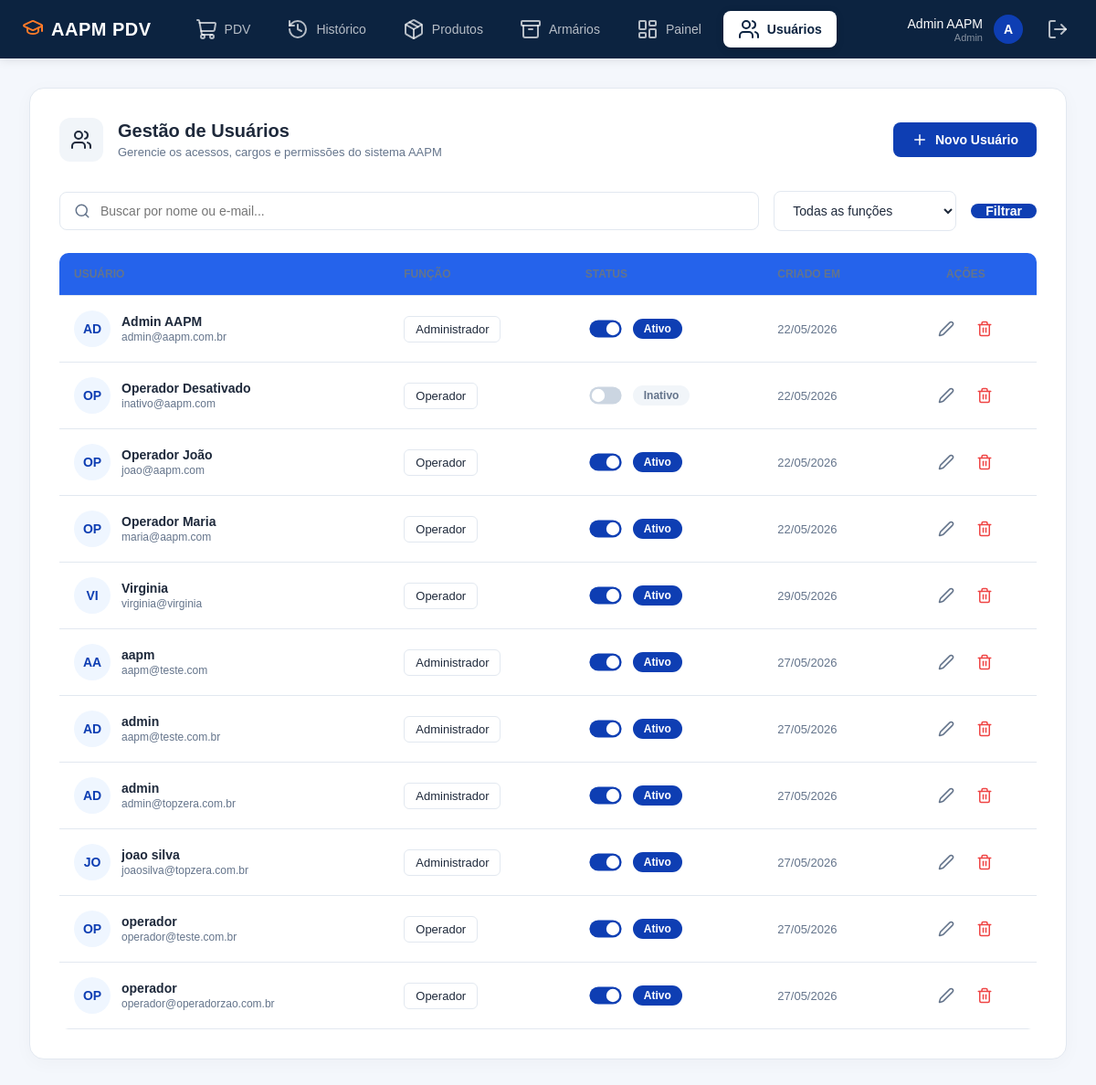
The app's page /usuarios/ (signed in), older data.
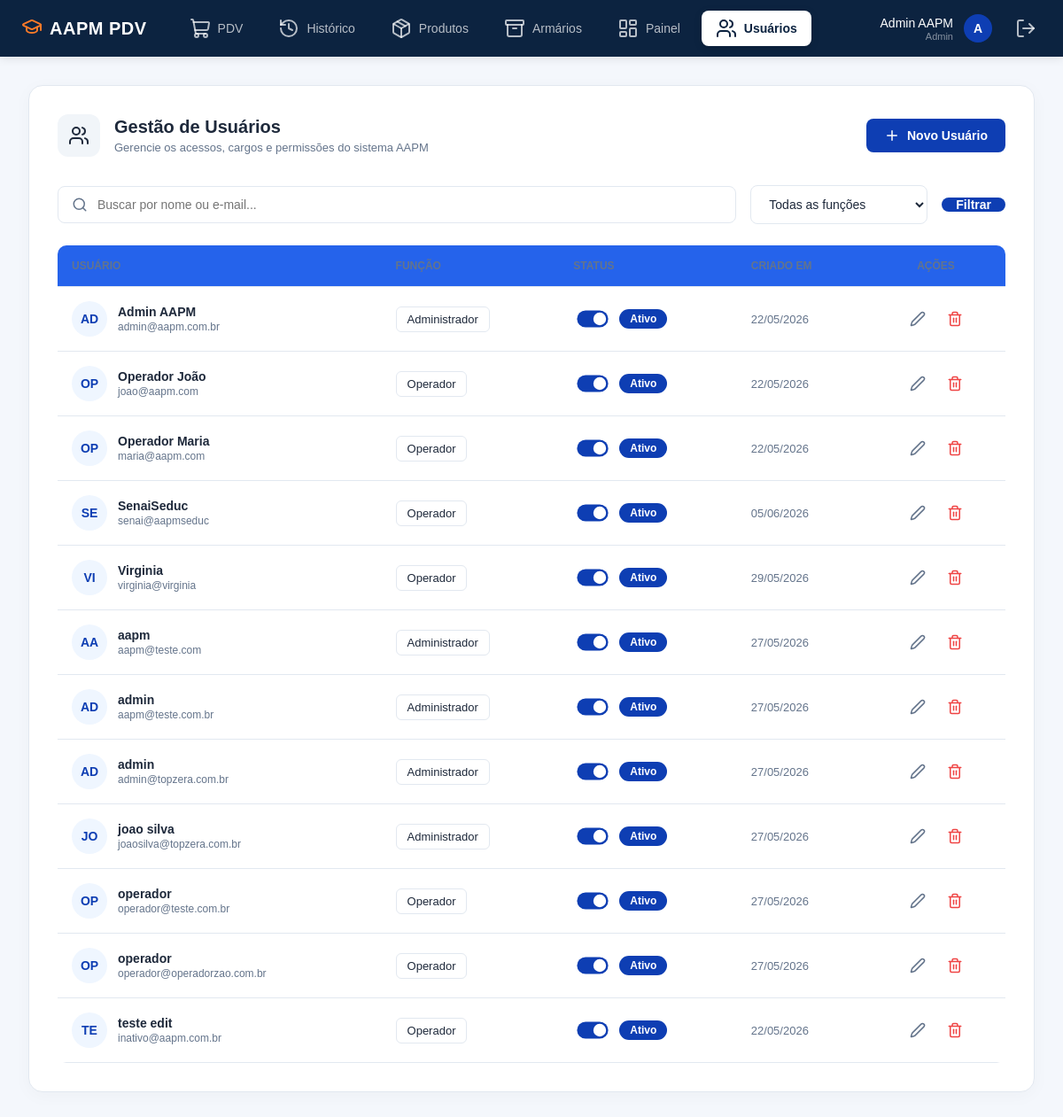
The same page, newer data.
### app/models/usuarios.py (models this page shows)
class Usuario(Base):
    __tablename__ = "usuarios"
    id = Column(Integer, primary_key=True, autoincrement=True)
    nome = Column(String(100), nullable=False)
    email = Column(String(150), unique=True, nullable=False)
    senha_hash = Column(String(255), nullable=False)
    role = Column(String(20), nullable=False, default="operador")
    ativo = Column(Boolean, default=True)
    criado_em = Column(DateTime, server_default=func.now())

### app/controllers/usuario_controller.py (the view)
@router.get("/", response_class=HTMLResponse)
def listar_usuarios(
    request: Request,
    busca: str = "",
    role: str = "",
    db: Session = Depends(get_db),
    admin = Depends(get_admin)  # bloqueia quem não é admin
):
    query = db.query(Usuario)
    if busca:
        query = query.filter(
            or_(
                Usuario.nome.ilike(f"%{busca}%"),
                Usuario.email.ilike(f"%{busca}%")
            )
        )
    if role:
        query = query.filter(Usuario.role == role)
    usuarios = query.order_by(Usuario.nome).all()
    return templates.TemplateResponse(
        request,
        "usuarios/index.html",
        {
            "request": request,
            "usuario": admin,   # dados de quem está logado (para navbar)
            "usuarios": usuarios,  # lista para exibir na tabela
            "busca": busca,
            "role_filter": role
        }
    )

### app/templates/usuarios/index.html (shortened to what this page needs)
{% extends "base.html" %}
{% block styles %}
<link rel="stylesheet" href="/static/css/usuarios.css">
{% endblock %}
{% block content %}
<div class="page-wrapper">
    <div class="content-card">
        <div class="page-header">
            <div class="header-info">
                <div class="header-icon">
                    <i data-lucide="users"></i>
                </div>
                <div class="title-area">
                    <h2>Gestão de Usuários</h2>
                    <p>Gerencie os acessos, cargos e permissões do sistema AAPM</p>
                </div>
            </div>
            <a href="/usuarios/novo" class="btn-primary">
                <i data-lucide="plus" style="width: 18px; height: 18px;"></i>
                Novo Usuário
            </a>
        </div>
        <form method="get" action="/usuarios" class="filters-bar" id="filterForm">
            <div class="search-input-wrapper">
                <i data-lucide="search"></i>
                <input type="text" name="busca" placeholder="Buscar por nome ou e-mail..." value="{{ busca }}" oninput="debounceSubmit()">
            </div>
            <select name="role" class="filter-select" onchange="document.getElementById('filterForm').submit()">
                <option value="">Todas as funções</option>
            </select>
            <button type="submit" class="btn-primary" style="border:none; padding: 0 16px;">
                Filtrar
            </button>
        </form>
        <table class="data-table">
            <thead>
                <tr>
                    <th>Usuário</th>
                    <th>Função</th>
                    <th>Status</th>
                    <th>Criado Em</th>
                    <th style="text-align: center;">Ações</th>
                </tr>
            </thead>
            <tbody>
                {% for u in usuarios %}
                <tr>
                    <td>
                        <div class="user-cell">
                            <div class="user-avatar-small">
                                {{ u.nome[:2]|upper }}
                            </div>
                            <div class="user-details">
                                <a href="/usuarios/{{ u.id }}/editar" style="text-decoration:none; color:inherit;">
                                    <strong>{{ u.nome }}</strong>
                                </a>
                                <span>{{ u.email }}</span>
                            </div>
                        </div>
                    </td>
                    <td>
                        <span class="role-select">
                            {{ "Administrador" if u.role == 'admin' else "Operador" }}
                        </span>
                    </td>
                    <td>
                        <form action="/usuarios/{{ u.id }}/toggle-ativo" method="post" style="margin: 0;">
                            <div class="status-badge">
                                <label class="switch" style="transform: scale(0.8); margin: 0;">
                                    <span class="slider"></span>
                                </label>
                                {% if u.ativo %}
                                    <span class="status-text ativo">Ativo</span>
                                {% else %}
                                    <span class="status-text inativo">Inativo</span>
                                {% endif %}
                            </div>
                        </form>
                    </td>
                    <td>
                        <span class="date-text">
                            {{ u.criado_em.strftime('%d/%m/%Y') if u.criado_em else '—' }}
                        </span>
                    </td>
                    <td style="text-align: center;">
                        <div style="display: flex; justify-content: center; gap: 8px;">
                            <a href="/usuarios/{{ u.id }}/editar" class="action-btn" title="Editar">
                                <i data-lucide="edit-2" style="width: 18px; height: 18px; color: var(--text-muted);"></i>
                            </a>
                            <form id="form-excluir-{{ u.id }}" action="/usuarios/{{ u.id }}/excluir" method="post" style="margin: 0;">
                                <button
                                    type="button"
                                    class="action-btn"
                                    title="Excluir"
                                    style="background: none; border: none; cursor: pointer; display: flex; align-items: center; justify-content: center;"
                                    onclick="abrirModalExcluir('form-excluir-{{ u.id }}', '{{ u.nome }}')"
                                >
                                    <i data-lucide="trash-2" style="width: 18px; height: 18px; color: #ef4444;"></i>
                                </button>
                            </form>
                        </div>
                    </td>
                </tr>
                {% endfor %}
            </tbody>
        </table>
    </div>
</div>
{% endblock %}

### app/templates/base.html (shortened to what this page needs)
<!DOCTYPE html>
<html lang="pt-br">
<head>
    <link
        rel="stylesheet"
        href="/static/css/dashboard.css"
    >
    <link
        rel="stylesheet"
        href="/static/css/style.css"
    >
    {% block styles %}{% endblock %}
</head>
<body>
    <header class="main-header">
        <div class="header-left">
            <div class="logo">
                <span class="logo-icon"><i data-lucide="graduation-cap"></i></span>
                <span>AAPM PDV</span>
            </div>
            <nav class="main-nav">
                <a href="/" class="nav-item {% if request.url.path == '/' %}active{% endif %}">
                    <i data-lucide="shopping-cart"></i>
                    <span>PDV</span>
                </a>
                <a href="#" class="nav-item">
                    <i data-lucide="history"></i>
                    <span>Histórico</span>
                </a>
                {% if usuario and usuario.role == 'admin' %}
                    <a href="/produtos" class="nav-item {% if '/produtos' in request.url.path %}active{% endif %}">
                        <i data-lucide="package"></i>
                        <span>Produtos</span>
                    </a>
                    <a href="#" class="nav-item">
                        <i data-lucide="archive"></i>
                        <span>Armários</span>
                    </a>
                    <a href="/painel" class="nav-item {% if '/painel' in request.url.path %}active{% endif %}">
                        <i data-lucide="layout-dashboard"></i>
                        <span>Painel</span>
                    </a>
                    <a href="/usuarios" class="nav-item {% if '/usuarios' in request.url.path %}active{% endif %}">
                        <i data-lucide="users"></i>
                        <span>Usuários</span>
                    </a>
                {% endif %}
            </nav>
        </div>
        <div class="header-right">
            <div class="user-profile">
                <div class="user-info">
                    <span class="user-name">{{ usuario.nome if usuario else 'Administrador' }}</span>
                    <span class="user-role">{{ usuario.role|capitalize if usuario else 'Admin' }}</span>
                </div>
                <div class="user-avatar">
                    {{ (usuario.nome[0]|upper) if usuario else 'A' }}
                </div>
            </div>
            <a href="/auth/logout" class="logout-btn" title="Sair">
                <i data-lucide="log-out"></i>
            </a>
        </div>
    </header>
    <main class="page-container">
        {% block content %}
        {% endblock %}
    </main>
</body>
</html>

### app/static/css/dashboard.css (style rules this page uses)
:root { --primary-color: #0c2340; --accent-color: #0e3eb3; --accent-hover: #0a2d83; --orange-color: #ff7a28; --orange-hover: #f25a00; --orange-disabled: #fbc6a4; --bg-main: #f8fafc; --bg-card: #ffffff; --border-color: #e2e8f0; --text-primary: #1e293b; --text-muted: #64748b; }
* { margin: 0; padding: 0; box-sizing: border-box; font-family: 'Inter', sans-serif; }
body { background-color: var(--bg-main); color: var(--text-primary); height: 100vh; display: flex; flex-direction: column; overflow: hidden; }
.main-header { background-color: var(--primary-color); color: #ffffff; height: 64px; display: flex; justify-content: space-between; align-items: center; padding: 0 24px; z-index: 10; box-shadow: 0 2px 10px rgba(0, 0, 0, 0.1); }
.header-left { display: flex; align-items: center; gap: 32px; }
.logo { font-size: 20px; font-weight: 700; letter-spacing: 0.5px; display: flex; align-items: center; gap: 8px; }
.logo-icon { color: var(--orange-color); }
.main-nav { display: flex; align-items: center; gap: 8px; height: 100%; }
.nav-item { display: flex; align-items: center; gap: 8px; color: rgba(255, 255, 255, 0.7); text-decoration: none; padding: 8px 16px; border-radius: 8px; font-size: 14px; font-weight: 500; transition: all 0.2s ease; }
.nav-item.active { background-color: #ffffff; color: var(--primary-color); font-weight: 600; box-shadow: 0 2px 8px rgba(0, 0, 0, 0.15); }
.header-right { display: flex; align-items: center; gap: 20px; }
.user-profile { display: flex; align-items: center; gap: 12px; }
.user-avatar { width: 32px; height: 32px; background-color: var(--accent-color); border-radius: 50%; display: flex; align-items: center; justify-content: center; font-weight: 600; font-size: 14px; color: white; }
.user-info { text-align: right; }
.user-name { font-size: 14px; font-weight: 500; }
.user-role { font-size: 11px; color: rgba(255, 255, 255, 0.5); display: block; }
.logout-btn { color: rgba(255, 255, 255, 0.7); text-decoration: none; display: flex; align-items: center; justify-content: center; width: 36px; height: 36px; border-radius: 8px; transition: all 0.2s ease; }
.page-container { flex: 1; overflow-y: auto; min-height: 0; }
.switch { position: relative; display: inline-block; width: 44px; height: 24px; }
.slider { position: absolute; cursor: pointer; inset: 0; background-color: #cbd5e1; transition: .3s; border-radius: 24px; }
.slider:before { position: absolute; content: ""; height: 18px; width: 18px; left: 3px; bottom: 3px; background-color: white; transition: .3s; border-radius: 50%; }
input:checked + .slider { background-color: var(--accent-color); }
input:checked + .slider:before { transform: translateX(20px); }

### app/static/css/style.css (style rules this page uses)
* { margin:0; padding:0; box-sizing:border-box; font-family:Arial, Helvetica, sans-serif; }
body { background:#f4f7fc; }
main { padding:0; }
table { width:100%; border-collapse:collapse; background:white; border-radius:10px; overflow:hidden; }
table th { background:#2563eb; color:white; padding:15px; text-align:left; }
table td { padding:15px; border-bottom:1px solid #ddd; }

Row changes from the older to the newer data that the page shows:
added Usuario: nome "SE", nome "SenaiSeduc", email "senai@aapmseduc", role "Operador", ativo "Ativo", criado_em "05/06/2026"
changed Usuario: nome "OP" → "TE"; nome "Operador Desativado" → "teste edit"; email "inativo@aapm.com" → "inativo@aapm.com.br"; ativo "Inativo" → "Ativo"; moves down the list
